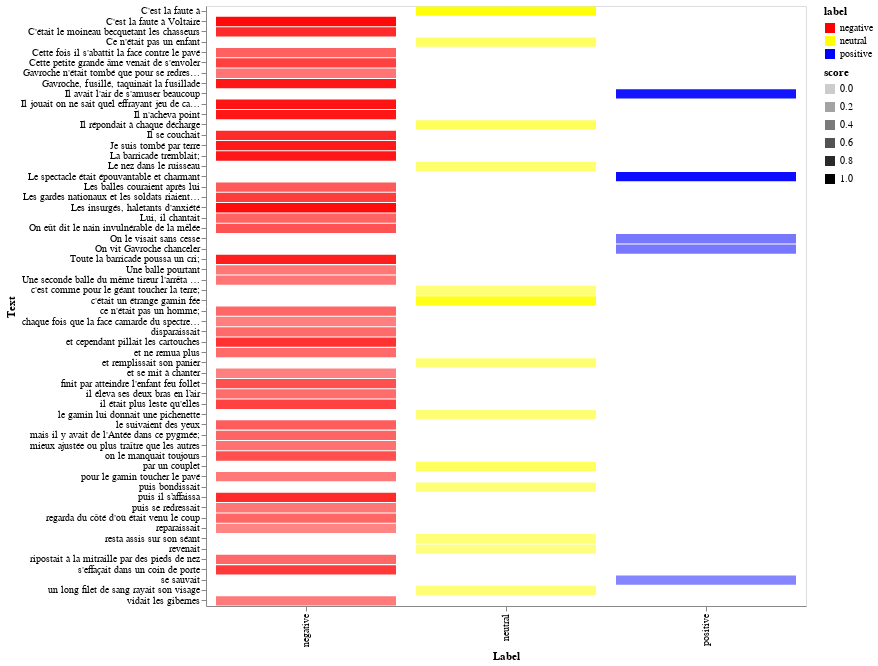

Notebook cell for this chart:
### Code cell
import pandas as pd
import matplotlib.pyplot as plt
import matplotlib as mpl
import matplotlib.colors as mcolors
import plotly.graph_objects as go
import altair as alt
import numpy as np

df = pd.DataFrame({
  'text': ["Le spectacle était épouvantable et charmant", "Gavroche, fusillé, taquinait la fusillade",  
           "Il avait l'air de s'amuser beaucoup", "C'était le moineau becquetant les chasseurs",
           "Il répondait à chaque décharge", "par un couplet", "On le visait sans cesse",
           "on le manquait toujours", "Les gardes nationaux et les soldats riaient en l'ajustant", 
           "Il se couchait", "puis se redressait", "s'effaçait dans un coin de porte",
           "puis bondissait", "disparaissait", "reparaissait", "se sauvait", "revenait",
           "ripostait à la mitraille par des pieds de nez", "et cependant pillait les cartouches",
           "vidait les gibernes", "et remplissait son panier", "Les insurgés, haletants d'anxiété",
           "le suivaient des yeux", "La barricade tremblait;", "Lui, il chantait",  
           "Ce n'était pas un enfant", "ce n'était pas un homme;", "c'était un étrange gamin fée",
           "On eût dit le nain invulnérable de la mêlée", "Les balles couraient après lui",
           "il était plus leste qu'elles", "Il jouait on ne sait quel effrayant jeu de cache-cache avec la mort;",
           "chaque fois que la face camarde du spectre s'approchait",
           "le gamin lui donnait une pichenette", "Une balle pourtant",
           "mieux ajustée ou plus traître que les autres", "finit par atteindre l'enfant feu follet",
           "On vit Gavroche chanceler", "puis il s’affaissa", "Toute la barricade poussa un cri;",
           "mais il y avait de l'Antée dans ce pygmée;", "pour le gamin toucher le pavé",
           "c'est comme pour le géant toucher la terre;", "Gavroche n'était tombé que pour se redresser; il", 
           "resta assis sur son séant", "un long filet de sang rayait son visage",
           "il éleva ses deux bras en l’air", "regarda du côté d'où était venu le coup",
           "et se mit à chanter", "Je suis tombé par terre", "C'est la faute à Voltaire",
           "Le nez dans le ruisseau", "C'est la faute à", "Il n'acheva point",
           "Une seconde balle du même tireur l'arrêta court",
           "Cette fois il s'abattit la face contre le pavé", "et ne remua plus",
           "Cette petite grande âme venait de s'envoler"],
           
  'label': ['positive', 'negative', 'positive', 'negative', 'neutral', 'neutral', 
            'positive', 'negative', 'negative', 'negative', 'negative', 'negative', 
            'neutral', 'negative', 'negative', 'positive', 'neutral', 'negative', 
            'negative', 'negative', 'neutral', 'negative', 'negative', 'negative', 
            'negative', 'neutral', 'negative', 'neutral', 'negative', 'negative', 
            'negative', 'negative', 'negative', 'neutral', 'negative', 'negative', 
            'negative', 'positive', 'negative', 'negative', 'negative', 'negative', 
            'neutral', 'negative', 'neutral', 'neutral', 'negative', 'negative', 
            'negative', 'negative', 'negative', 'neutral', 'neutral', 'negative', 
            'negative', 'negative', 'negative', 'negative'],
            
  'score': [0.943457, 0.887135, 0.901779, 0.795272, 0.550428, 0.541630, 0.413179, 
            0.613897, 0.705909, 0.793753, 0.420739, 0.722869, 0.415614, 0.478407, 
            0.353580, 0.350029, 0.377874, 0.490187, 0.753360, 0.403735, 0.424990, 
            0.935065, 0.542796, 0.894321, 0.509921, 0.512246, 0.495888, 0.878073, 
            0.591483, 0.559884, 0.683789, 0.901326, 0.382701, 0.419271, 0.415556, 
            0.445173, 0.608906, 0.415800, 0.788411, 0.851386, 0.507984, 0.407572, 
            0.417629, 0.433103, 0.411866, 0.414654, 0.472125, 0.494336, 0.373227, 
            0.876672, 0.952087, 0.458830, 0.956367, 0.889711, 0.431022, 0.531520, 
            0.479124, 0.685550]}
)


# Define color mappings
color_scale = alt.Scale(domain=['negative', 'neutral', 'positive'],
                        range=['red', 'yellow', 'blue'])
opacity_scale = alt.Scale(domain=[0, 1], range=[0.2, 1])

# Create the Altair chart
heatmap = alt.Chart(df).mark_bar().encode(
    y=alt.Y('text:N', title='Text'),
    x=alt.X('label:N', title='Label', sort=['negative', 'neutral', 'positive']),
    color=alt.Color('label:N', scale=color_scale),
    opacity=alt.Opacity('score:Q', scale=opacity_scale),
    tooltip=['text', 'label', 'score']
).properties(
    width=600,
    height=600
)

heatmap

### Figure 1 — Vega-Lite specification as saved in the notebook (floating-point values rounded to 4 significant figures)
{"config": {"view": {"continuousWidth": 300, "continuousHeight": 300}}, "data": {"name": "data-3ec4487d306fa7c7e56dce6c7b565521"}, "mark": {"type": "bar"}, "encoding": {"color": {"field": "label", "scale": {"domain": ["negative", "neutral", "positive"], "range": ["red", "yellow", "blue"]}, "type": "nominal"}, "opacity": {"field": "score", "scale": {"domain": [0, 1], "range": [0.2, 1]}, "type": "quantitative"}, "tooltip": [{"field": "text", "type": "nominal"}, {"field": "label", "type": "nominal"}, {"field": "score", "type": "quantitative"}], "x": {"field": "label", "sort": ["negative", "neutral", "positive"], "title": "Label", "type": "nominal"}, "y": {"field": "text", "title": "Text", "type": "nominal"}}, "height": 600, "width": 600, "$schema": "https://vega.github.io/schema/vega-lite/v5.8.0.json", "datasets": {"data-3ec4487d306fa7c7e56dce6c7b565521": [{"text": "Le spectacle était épouvantable et charmant", "label": "positive", "score": 0.9435}, {"text": "Gavroche, fusillé, taquinait la fusillade", "label": "negative", "score": 0.8871}, {"text": "Il avait l'air de s'amuser beaucoup", "label": "positive", "score": 0.9018}, {"text": "C'était le moineau becquetant les chasseurs", "label": "negative", "score": 0.7953}, {"text": "Il répondait à chaque décharge", "label": "neutral", "score": 0.5504}, {"text": "par un couplet", "label": "neutral", "score": 0.5416}, {"text": "On le visait sans cesse", "label": "positive", "score": 0.4132}, {"text": "on le manquait toujours", "label": "negative", "score": 0.6139}, {"text": "Les gardes nationaux et les soldats riaient en l'ajustant", "label": "negative", "score": 0.7059}, {"text": "Il se couchait", "label": "negative", "score": 0.7938}, {"text": "puis se redressait", "label": "negative", "score": 0.4207}, {"text": "s'effaçait dans un coin de porte", "label": "negative", "score": 0.7229}, {"text": "puis bondissait", "label": "neutral", "score": 0.4156}, {"text": "disparaissait", "label": "negative", "score": 0.4784}, {"text": "reparaissait", "label": "negative", "score": 0.3536}, {"text": "se sauvait", "label": "positive", "score": 0.35}, {"text": "revenait", "label": "neutral", "score": 0.3779}, {"text": "ripostait à la mitraille par des pieds de nez", "label": "negative", "score": 0.4902}, {"text": "et cependant pillait les cartouches", "label": "negative", "score": 0.7534}, {"text": "vidait les gibernes", "label": "negative", "score": 0.4037}, {"text": "et remplissait son panier", "label": "neutral", "score": 0.425}, {"text": "Les insurgés, haletants d'anxiété", "label": "negative", "score": 0.9351}, {"text": "le suivaient des yeux", "label": "negative", "score": 0.5428}, {"text": "La barricade tremblait;", "label": "negative", "score": 0.8943}, {"text": "Lui, il chantait", "label": "negative", "score": 0.5099}, {"text": "Ce n'était pas un enfant", "label": "neutral", "score": 0.5122}, {"text": "ce n'était pas un homme;", "label": "negative", "score": 0.4959}, {"text": "c'était un étrange gamin fée", "label": "neutral", "score": 0.8781}, {"text": "On eût dit le nain invulnérable de la mêlée", "label": "negative", "score": 0.5915}, {"text": "Les balles couraient après lui", "label": "negative", "score": 0.5599}, {"text": "il était plus leste qu'elles", "label": "negative", "score": 0.6838}, {"text": "Il jouait on ne sait quel effrayant jeu de cache-cache avec la mort;", "label": "negative", "score": 0.9013}, {"text": "chaque fois que la face camarde du spectre s'approchait", "label": "negative", "score": 0.3827}, {"text": "le gamin lui donnait une pichenette", "label": "neutral", "score": 0.4193}, {"text": "Une balle pourtant", "label": "negative", "score": 0.4156}, {"text": "mieux ajustée ou plus traître que les autres", "label": "negative", "score": 0.4452}, {"text": "finit par atteindre l'enfant feu follet", "label": "negative", "score": 0.6089}, {"text": "On vit Gavroche chanceler", "label": "positive", "score": 0.4158}, {"text": "puis il s’affaissa", "label": "negative", "score": 0.7884}, {"text": "Toute la barricade poussa un cri;", "label": "negative", "score": 0.8514}, {"text": "mais il y avait de l'Antée dans ce pygmée;", "label": "negative", "score": 0.508}, {"text": "pour le gamin toucher le pavé", "label": "negative", "score": 0.4076}, {"text": "c'est comme pour le géant toucher la terre;", "label": "neutral", "score": 0.4176}, {"text": "Gavroche n'était tombé que pour se redresser; il", "label": "negative", "score": 0.4331}, {"text": "resta assis sur son séant", "label": "neutral", "score": 0.4119}, {"text": "un long filet de sang rayait son visage", "label": "neutral", "score": 0.4147}, {"text": "il éleva ses deux bras en l’air", "label": "negative", "score": 0.4721}, {"text": "regarda du côté d'où était venu le coup", "label": "negative", "score": 0.4943}, {"text": "et se mit à chanter", "label": "negative", "score": 0.3732}, {"text": "Je suis tombé par terre", "label": "negative", "score": 0.8767}, {"text": "C'est la faute à Voltaire", "label": "negative", "score": 0.9521}, {"text": "Le nez dans le ruisseau", "label": "neutral", "score": 0.4588}, {"text": "C'est la faute à", "label": "neutral", "score": 0.9564}, {"text": "Il n'acheva point", "label": "negative", "score": 0.8897}, {"text": "Une seconde balle du même tireur l'arrêta court", "label": "negative", "score": 0.431}, {"text": "Cette fois il s'abattit la face contre le pavé", "label": "negative", "score": 0.5315}, {"text": "et ne remua plus", "label": "negative", "score": 0.4791}, {"text": "Cette petite grande âme venait de s'envoler", "label": "negative", "score": 0.6855}]}}
